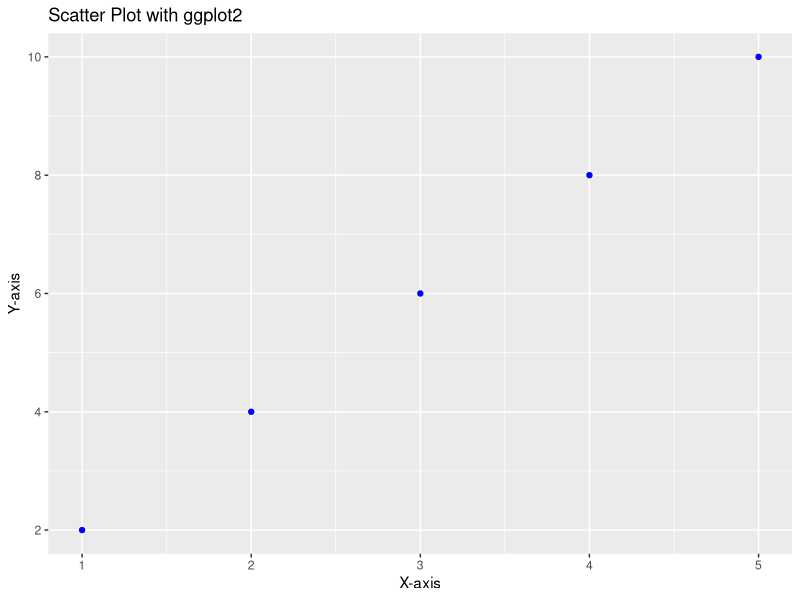

This figure's R source:
# Install ggplot2 (if not already installed)
install.packages("ggplot2")

# Load the ggplot2 package
library(ggplot2)

# Create a sample plot
data <- data.frame(x = c(1, 2, 3, 4, 5), y = c(2, 4, 6, 8, 10))

ggplot(data, aes(x = x, y = y)) +
  geom_point(color = "blue") +
  ggtitle("Scatter Plot with ggplot2") +
  xlab("X-axis") +
  ylab("Y-axis")